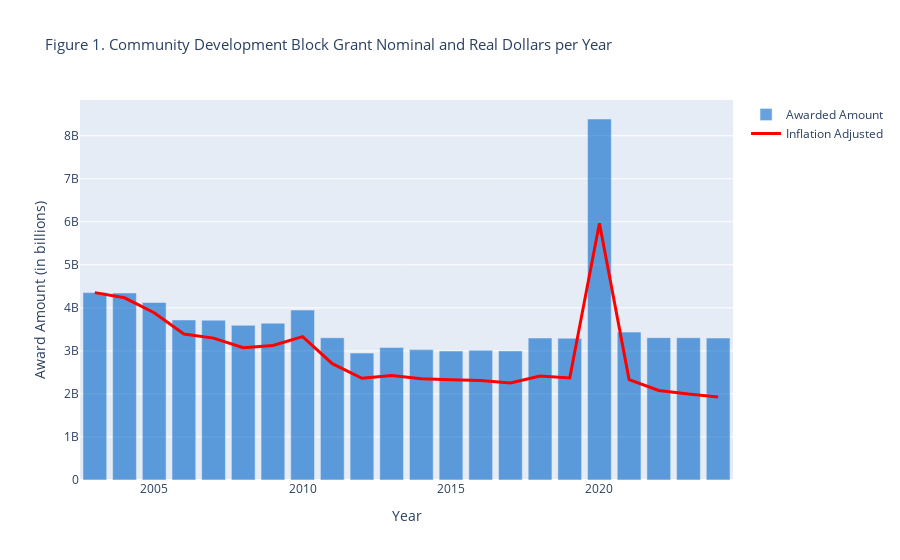

Write notebook code for a chart like this one.
### Markdown cell above
Federal expenditure of any kind is under intense scrutiny in the United States, especially after recent developments regarding the establishment of the Department of Government Efficiency being an advisory board for US legislators. We make use of the data provided by HUD to conduct analysis on award trends to see how much is given to entitlments per year.

**Figure 1** below shows a bar chart illustrating the trend of award amounts since 2003, along with a line plot adjusting the amount for inflation.

### Code cell
df_CDBG_Award_fig1 = df_CDBG_Award.copy()

#Select columns
df_CDBG_Award_fig1 = df_CDBG_Award_fig1[['Year','Award Amount']]

#Create dataframe featuring CPI per year
CPI_data = {
          'Year':[2003,2004,2005,2006,2007,2008,2009,2010,2011,2012,2013,2014,2015,2016,2017,2018,2019,2020,2021,2022,2023,2024],
          'Annual CPI':[184.0,188.9,195.3,201.6,207.3,215.3,214.5,218.1,224.9,229.6,233.0,236.7,237,240,245.1,251.1,255.7,258.8,271,292.7,304.7,314.4]
          }
df_CPI = pd.DataFrame(CPI_data)

#Modify dataframe to include adjusted amounts
df_CDBG_Awards_sum = df_CDBG_Award_fig1.groupby('Year')['Award Amount'].sum().reset_index()
df_awards_merged = pd.merge(df_CDBG_Awards_sum, df_CPI, on = 'Year', how = 'left')
df_awards_merged['Award Amount (Real Dollars)'] = df_awards_merged['Award Amount'] * (184 / df_awards_merged['Annual CPI'])

# Create the histogram trace
bar_chart = go.Bar(
    x = df_CDBG_Awards_sum['Year'], 
    y = df_CDBG_Awards_sum['Award Amount'],
    name = "Awarded Amount", 
    marker=dict(color='rgba(0, 100, 200, 0.6)')  
)

# Create the line plot trace
line_plot = go.Scatter(
    x = df_awards_merged['Year'],
    y = df_awards_merged['Award Amount (Real Dollars)'],
    mode = 'lines',
    name = "Inflation Adjusted",
    line=dict(color='red', width=3)
    )

fig1 = go.Figure(data=[bar_chart, line_plot])

fig1.update_layout(
    title=" Figure 1. Community Development Block Grant Nominal and Real Dollars per Year",
    xaxis_title="Year",
    yaxis_title="Award Amount (in billions)",
    title_font = dict(size = 15),
    barmode='overlay'
    )

fig1.show()

### Figure 1 — Plotly figure (JSON) as saved in the notebook; plotly's stock layout.template omitted (floating-point values rounded to 4 significant figures)
{"data": [{"marker": {"color": "rgba(0, 100, 200, 0.6)"}, "name": "Awarded Amount", "type": "bar", "x": [2003, 2004, 2005, 2006, 2007, 2008, 2009, 2010, 2011, 2012, 2013, 2014, 2015, 2016, 2017, 2018, 2019, 2020, 2021, 2022, 2023, 2024], "y": [4354083348, 4346223988, 4124729454, 3718181800, 3713768293, 3595096980, 3643985331, 3949540514, 3304882926, 2948666022, 3077600121, 3029615268, 2997399447, 3014000000.0, 3000000000.0, 3298887001, 3295000000.0, 8388000000.0, 3437000000.0, 3307000000.0, 3305000000.0, 3299115518]}, {"line": {"color": "red", "width": 3}, "mode": "lines", "name": "Inflation Adjusted", "type": "scatter", "x": [2003, 2004, 2005, 2006, 2007, 2008, 2009, 2010, 2011, 2012, 2013, 2014, 2015, 2016, 2017, 2018, 2019, 2020, 2021, 2022, 2023, 2024], "y": [4354083348, 4233000000.0, 3886000000.0, 3394000000.0, 3296000000.0, 3072000000.0, 3126000000.0, 3332000000.0, 2704000000.0, 2363000000.0, 2430000000.0, 2355000000.0, 2327000000.0, 2311000000.0, 2252000000.0, 2417000000.0, 2371000000.0, 5964000000.0, 2333000000.0, 2079000000.0, 1996000000.0, 1931000000.0]}], "layout": {"autosize": true, "barmode": "overlay", "title": {"font": {"size": 15}, "text": " Figure 1. Community Development Block Grant Nominal and Real Dollars per Year"}, "xaxis": {"autorange": true, "range": [2002.0, 2024.0], "title": {"text": "Year"}, "type": "linear"}, "yaxis": {"autorange": true, "range": [0, 8830000000.0], "title": {"text": "Award Amount (in billions)"}, "type": "linear"}}}
